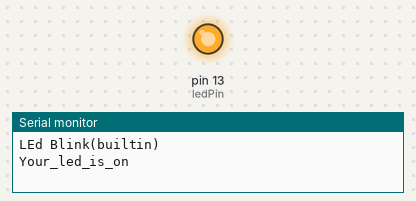
Simulated run of this sketch. Board: Arduino Uno, built with avr-gcc and run on an emulated ATmega328P. Parts: output pins drawn as LEDs (lit = HIGH), the last lines printed to the serial monitor.

Above: at 5.0 s.
At 15.0 s:
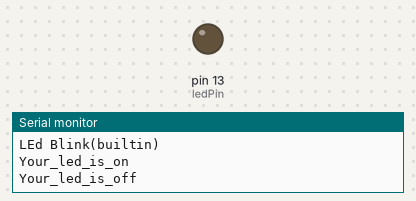
Timing chart, 0 to 26.0 s (numbered marks = the images above):
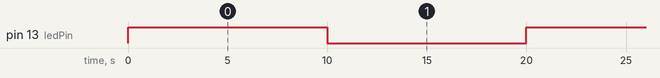

Measured:
- by itself, pin 13 (ledPin): alternates HIGH for 10.0 s and LOW for 10.0 s

The sketch:

LED_Blink_SerialComms.ino
```cpp
const int ledPin = 13;

void setup() {
  Serial.begin(9600);
  Serial.println("LEd Blink(builtin)");
  pinMode(ledPin, OUTPUT);

}

void loop() {
  digitalWrite(ledPin, HIGH);
  Serial.println("Your_led_is_on");
  delay(10000);

  digitalWrite(LED_BUILTIN, LOW);
  Serial.println("Your_led_is_off");
  delay(10000);

}
```
